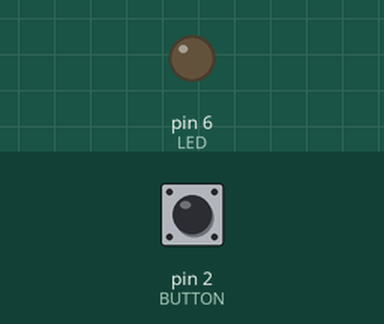
This sketch was run on a simulated Arduino Uno, built with avr-gcc and run on an emulated ATmega328P. On the bench: output pins drawn as LEDs (lit = HIGH). The inputs (shaded band) are chosen by the test bench; at power-on: pin 2 (BUTTON) HIGH.

Above: at 1.2 s.
1.3 s: pin 2 (BUTTON) pulled LOW for 0.15 s
At 1.37 s:
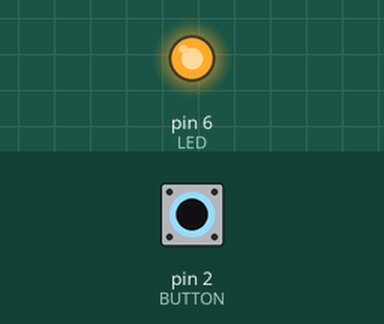
2.9 s: pin 2 (BUTTON) pulled LOW for 3.2 s
At 7.0 s:
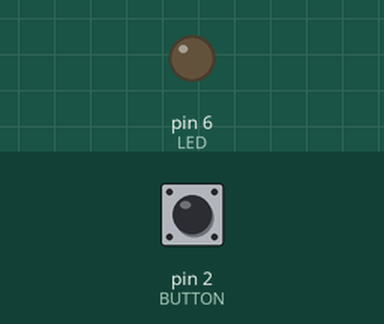
Timing chart, 0 to 8.5 s (numbered marks = the images above; inputs shaded):
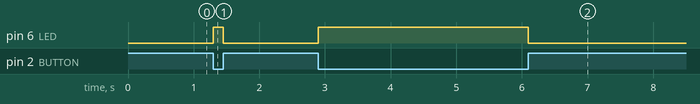

The sketch:

ex04_02_01_b.ino
```cpp
// 버튼으로 LED 제어 (if-else문)

#define BUTTON 2
#define LED 6

void setup() {
  pinMode(BUTTON, INPUT);
  pinMode(LED, OUTPUT);
}

void loop() {
  int value = digitalRead(BUTTON);
  if (value == 0) {
    digitalWrite(LED, 1);
  } else {
    digitalWrite(LED, 0);
  }
}
```

Measured:
- after the input at 1.3 s, pin 6 (LED): LOW → HIGH at once, → LOW 0.15 s later
- after the input at 2.9 s, pin 6 (LED): LOW → HIGH at once, → LOW 3.2 s later
